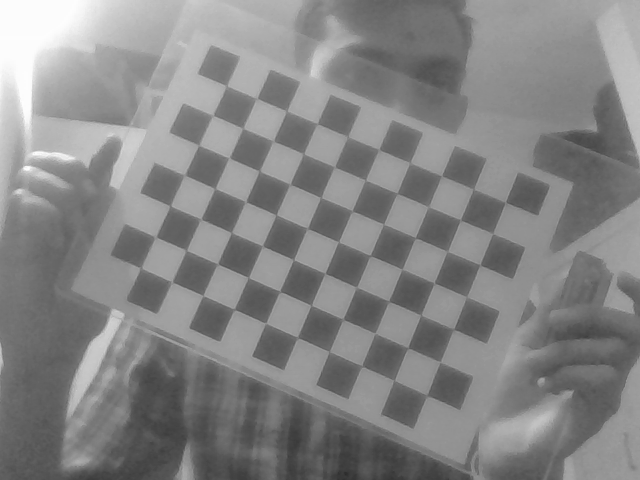
#> input picture A2/Janak_images/Copy of image0006.png, 640 x 480 px; its folder holds 4 pictures in this run
$ python Q1.py
#> lines starting #> are read from the running program, lines starting #| are printed output that depends on the picture; after the words box and inside, x2 and y2 are one past the last pixel; in counts of white or black regions, pixels touching at a corner belong together
# import required libraries
import os
import cv2
import glob
import numpy as np
import matplotlib.pyplot as plt


# Question 1.1

# Define the number of chessboard corners
num_cols = 10
num_rows = 7


# Define the real-world coordinates of the corners
objp = np.zeros((num_rows * num_cols, 3), np.float32)
objp[:, :2] = np.mgrid[0:num_rows, 0:num_cols].T.reshape(-1, 2)


# Create arrays to store object points and image points from all images
count = 0
obj_points = []
img_points = []
temp = []
temp1 = []


# Get the list of calibration images
calibration_images = glob.glob('./Janak_images/*.png')
# print(len(calibration_images))


# Loop through each image
for i, fname in enumerate(calibration_images):
  img = cv2.imread(fname)
#> img is the input picture: shape (480, 640, 3); min 43, max 253, mean 132.9
  gray = cv2.cvtColor(img, cv2.COLOR_BGR2GRAY)


  # Find the chessboard corners
  ret, corners = cv2.findChessboardCorners(gray, (num_rows, num_cols), None)
#> ret = True; corners = 70 rows, first 8: [505.6, 201.8], [493.1, 233.3], [480.4, 264.5], [466.3, 296.1], [453.9, 328.7], [440.3, 361.7], [427.1, 395.6], [473.9, 189]


  # If found, add object points and image points
  if ret == True:
      count += 1
      obj_points.append(objp)
      img_points.append(corners)
      temp1.append(i+1)

      # Draw and display the corners
      cv2.drawChessboardCorners(img, (num_rows, num_cols), corners, ret)
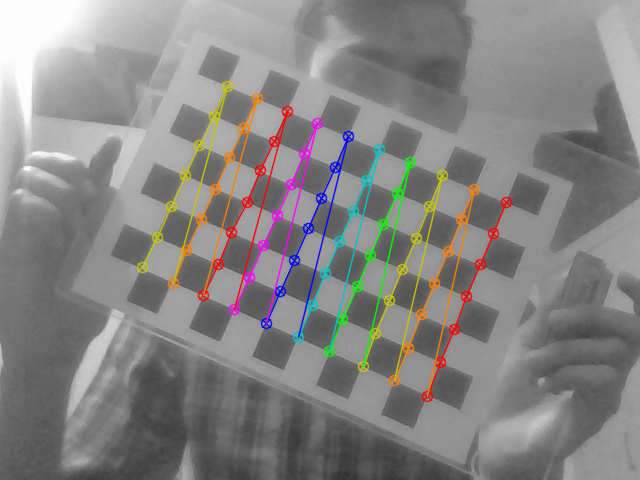
#> img: shape (480, 640, 3); 5.4% of pixels changed, all inside (x1, y1, x2, y2) = (136, 80, 513, 403)
      cv2.imshow("a", img)
      cv2.waitKey(500)
  else:
    temp.append(fname.split("/")[-1])
#> pass 2 of the loop `for i, fname in enumerate(calibration_images):`:
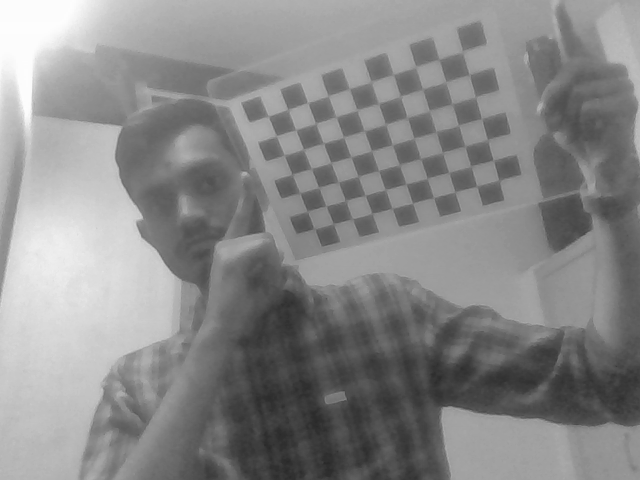
#> input picture A2/Janak_images/Copy of image0007.png, 640 x 480 px
#> img is the input picture: shape (480, 640, 3); min 41, max 253, mean 136.6
#> corners = 70 rows, first 8: [462.1, 51.02], [468.9, 73.53], [475.5, 96.94], [481.4, 118.6], [487.4, 138.8], [492.9, 159.6], [499, 180.5], [439.3, 58.82]
#> `cv2.drawChessboardCorners(img, (num_rows, num_cols), corners, ret)`:
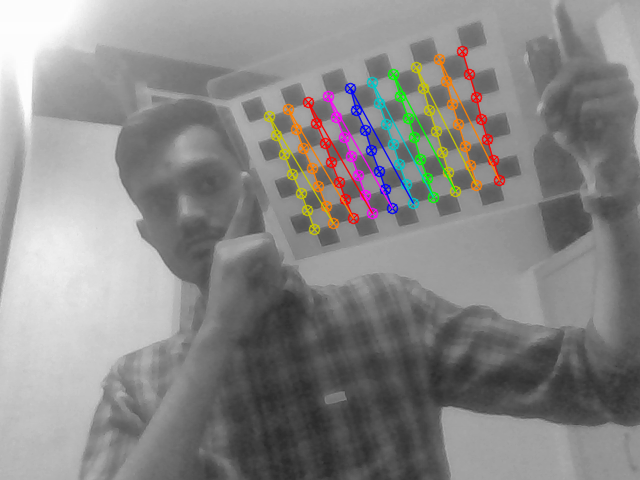
#> img: shape (480, 640, 3); 3.91% of pixels changed, all inside (x1, y1, x2, y2) = (263, 45, 506, 236)
#> pass 3 of the loop `for i, fname in enumerate(calibration_images):`:
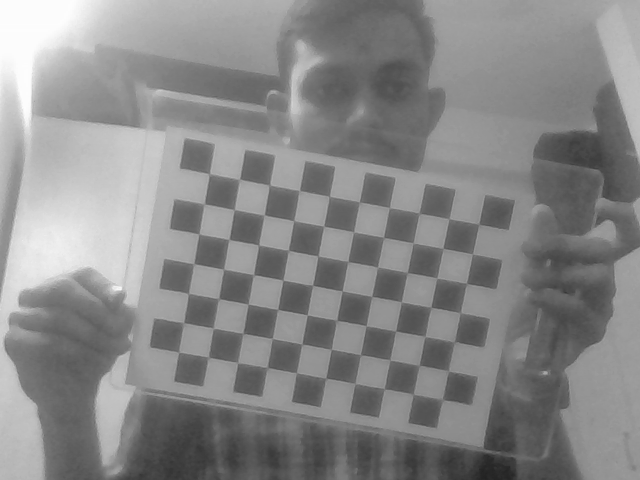
#> input picture A2/Janak_images/Copy of image0008.png, 640 x 480 px
#> img is the input picture: shape (480, 640, 3); min 34, max 253, mean 136
#> corners = 70 rows, first 8: [478.9, 222.8], [472.4, 253.6], [466.7, 282.7], [460.7, 311.7], [455, 341.2], [449.5, 371.2], [441.5, 399.5], [449.2, 218.5]
#> `cv2.drawChessboardCorners(img, (num_rows, num_cols), corners, ret)`:
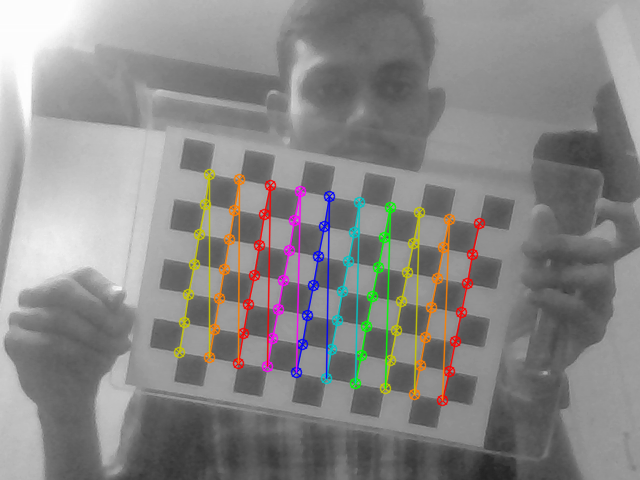
#> img: shape (480, 640, 3); 5.04% of pixels changed, all inside (x1, y1, x2, y2) = (173, 168, 486, 407)
#> the loop made 4 passes; the first 3 are shown

cv2.destroyAllWindows()


# Calibrate the camera
print("gray :", gray.shape)
#| gray : (480, 640)
ret, camera_matrix, distortion_coefficients, rotation_vectors, translation_vectors = cv2.calibrateCamera(obj_points, img_points, gray.shape[::-1], None, None)

rotation_matrices =  []
for x in rotation_vectors:
  y, _= cv2.Rodrigues(x)
  rotation_matrices.append(y)

# Print the camera matrix and distortion coefficients
print("Camera matrix:\n", camera_matrix)
print()
print("Distortion coefficients: ", distortion_coefficients.ravel())


# Question 1.2
for i, m in enumerate(rotation_matrices[:25]):
  print("rotation_matrix : {}".format(i+1))
  print(m)
  print()


for i, t in enumerate(translation_vectors[:25]):
	print("translation vectors : {}".format(i+1))
	print(t)
	print()


# Question 1.3
for img in calibration_images[20:]:
  img = cv2.imread(img)
  img = cv2.cvtColor(img, cv2.COLOR_BGR2GRAY)
  h, w = img.shape[:2]
  new_camera_matrix, _ = cv2.getOptimalNewCameraMatrix(camera_matrix, distortion_coefficients, (w, h), 1, (w, h))
  undistorted_img = cv2.undistort(img, camera_matrix, distortion_coefficients, None, new_camera_matrix)
  cv2.imshow("b", np.hstack((undistorted_img, img)))
  cv2.waitKey(500)
cv2.destroyAllWindows()


# Question 1.4
error = []

for i in range(25):
  # extract image point, rotation and translation vector corresponding to that
#> (the run stopped early here; a loop or call above may not have finished)
